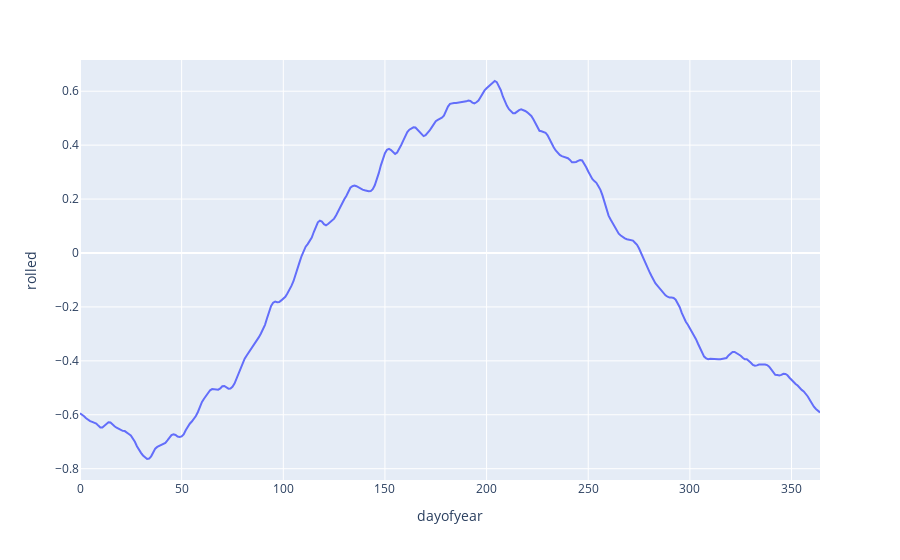

The notebook cell this image was saved under:
### Code cell
px.line(data_frame = padded_biases.iloc[30:-30], y='rolled', x='dayofyear')

### Figure 1 — Plotly figure (JSON) as saved in the notebook; plotly's stock layout.template omitted (floating-point values rounded to 4 significant figures; data arrays with more than 128 entries replaced by an {"elided": "..."} marker saying what was removed)
{"data": [{"hovertemplate": "dayofyear=%{x}<br>rolled=%{y}<extra></extra>", "legendgroup": "", "line": {"color": "#636efa", "dash": "solid"}, "marker": {"symbol": "circle"}, "mode": "lines", "name": "", "orientation": "v", "showlegend": false, "type": "scatter", "x": {"elided": "365 int values"}, "xaxis": "x", "y": {"elided": "365 float values"}, "yaxis": "y"}], "layout": {"autosize": true, "legend": {"tracegroupgap": 0}, "margin": {"t": 60}, "xaxis": {"anchor": "y", "autorange": true, "domain": [0, 1], "range": [0, 364], "title": {"text": "dayofyear"}, "type": "linear"}, "yaxis": {"anchor": "x", "autorange": true, "domain": [0, 1], "range": [-0.8419, 0.7157], "title": {"text": "rolled"}, "type": "linear"}}}
